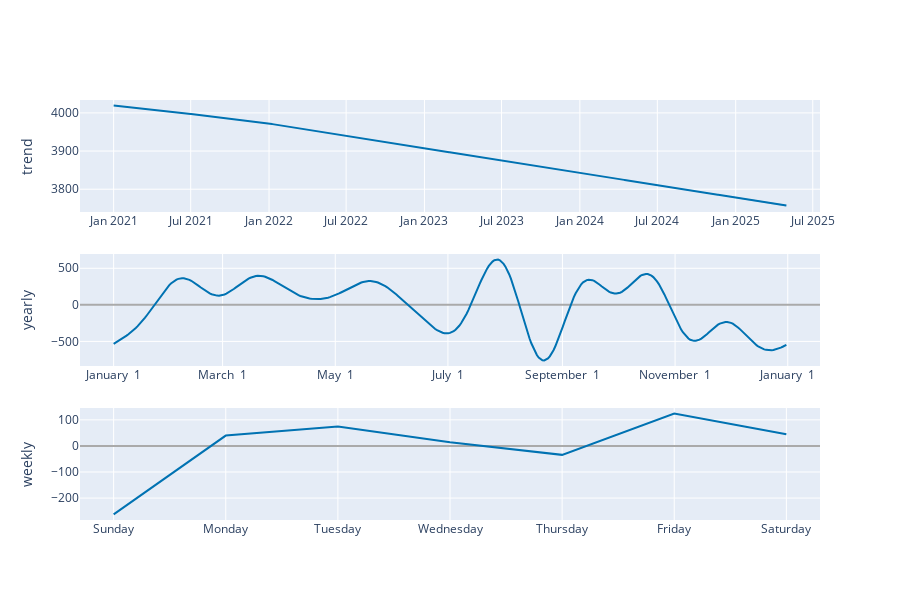

Notebook code for this chart:
### Code cell
# Python
plot_components_plotly(m, forecast)

### Figure 1 — Plotly figure (JSON) as saved in the notebook; plotly's stock layout.template omitted (floating-point values rounded to 4 significant figures; data arrays with more than 128 entries replaced by an {"elided": "..."} marker saying what was removed)
{"data": [{"line": {"color": "#0072B2", "width": 2}, "mode": "lines", "name": "trend", "type": "scatter", "x": {"elided": "1558 str values"}, "xaxis": "x", "y": {"elided": "1558 float values"}, "yaxis": "y"}, {"line": {"color": "rgba(0, 114, 178, 0.2)", "width": 0}, "mode": "lines", "name": "trend_upper", "type": "scatter", "x": {"elided": "1558 str values"}, "xaxis": "x", "y": {"elided": "1558 float values"}, "yaxis": "y"}, {"fill": "tonexty", "fillcolor": "rgba(0, 114, 178, 0.2)", "line": {"color": "rgba(0, 114, 178, 0.2)", "width": 0}, "mode": "lines", "name": "trend_lower", "type": "scatter", "x": {"elided": "1558 str values"}, "xaxis": "x", "y": {"elided": "1558 float values"}, "yaxis": "y"}, {"line": {"color": "#0072B2", "width": 2}, "mode": "lines", "name": "yearly", "type": "scatter", "x": {"elided": "365 str values"}, "xaxis": "x2", "y": {"elided": "365 float values"}, "yaxis": "y2"}, {"line": {"color": "#0072B2", "width": 2}, "mode": "lines", "name": "weekly", "type": "scatter", "x": ["2017-01-01T00:00:00", "2017-01-02T00:00:00", "2017-01-03T00:00:00", "2017-01-04T00:00:00", "2017-01-05T00:00:00", "2017-01-06T00:00:00", "2017-01-07T00:00:00"], "xaxis": "x3", "y": [-262.6, 39.78, 74.36, 14.06, -34.21, 124.0, 44.55], "yaxis": "y3"}], "layout": {"height": 600, "showlegend": false, "width": 900, "xaxis": {"anchor": "y", "domain": [0, 1], "range": ["2020-10-14T00:00:00", "2025-07-18T00:00:00"], "type": "date"}, "xaxis2": {"anchor": "y2", "domain": [0, 1], "range": ["2016-12-13T18:54:02.958904115", "2018-01-18T11:04:57.863013581"], "tickformat": "%B %e", "type": "date"}, "xaxis3": {"anchor": "y3", "domain": [0, 1], "range": ["2016-12-31T16:48:00", "2017-01-07T07:12:00"], "tickformat": "%A", "type": "date"}, "yaxis": {"anchor": "x", "domain": [0.7333, 1], "rangemode": "normal", "title": {"text": "trend"}, "zerolinecolor": "#AAA"}, "yaxis2": {"anchor": "x2", "domain": [0.3667, 0.6333], "title": {"text": "yearly"}, "zerolinecolor": "#AAA"}, "yaxis3": {"anchor": "x3", "domain": [0, 0.2667], "title": {"text": "weekly"}, "zerolinecolor": "#AAA"}}}
